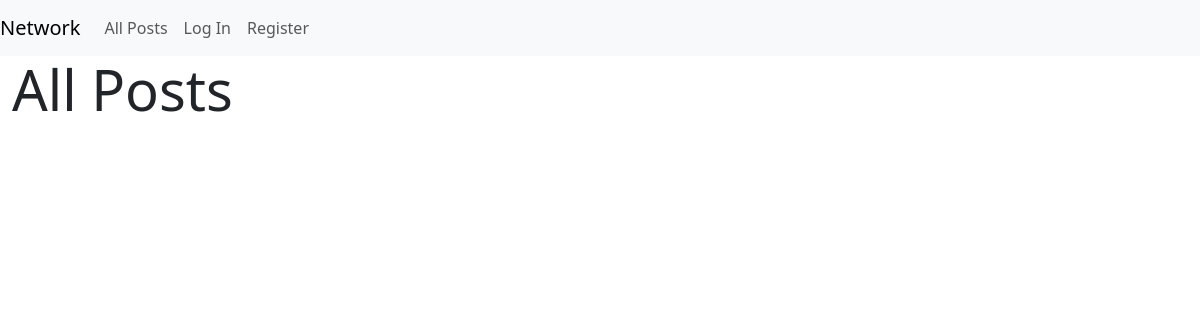
/, run on an earlier commit of the app's database.
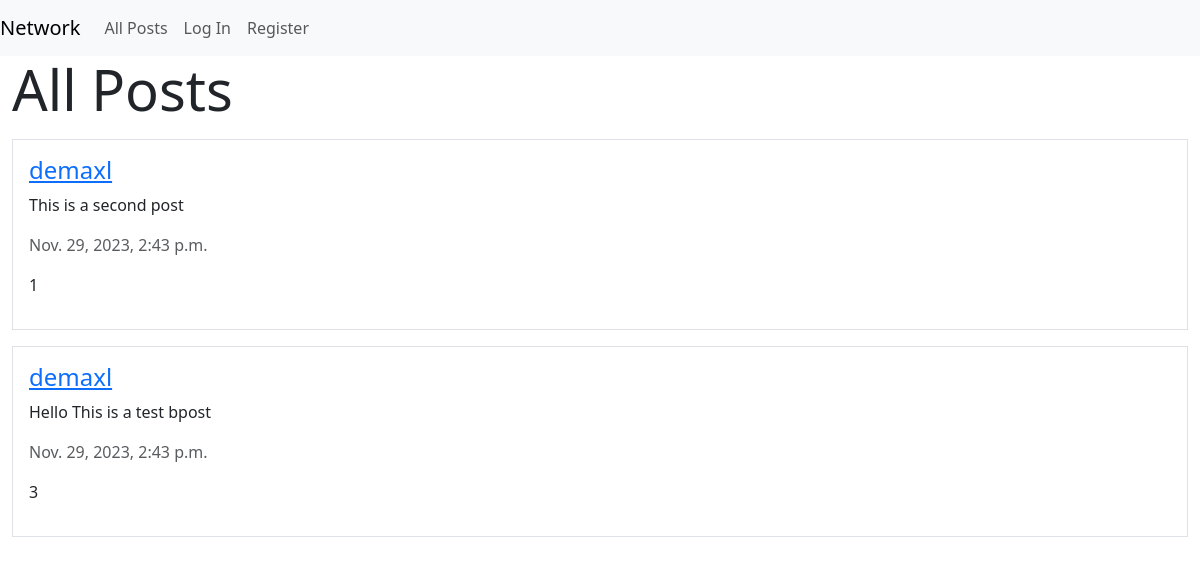
And on a later commit of the database.
### network/models.py (models this page shows, shortened)
class Post(models.Model):
    poster = models.ForeignKey(User, on_delete=models.CASCADE, related_name="posts")
    body = models.TextField(max_length=1000)
    date_time = models.DateTimeField(auto_now_add=True)
    likes = models.ManyToManyField(User, related_name="liked_posts", blank=True)

class User(AbstractUser):
    def follow(self, user):
        Follow.objects.create(follower=self, following=user)

### network/views.py (the view, shortened to what this page needs)
# urls.py: path("", views.index, name="index"),
def index(request):
    return render(request, "network/index.html", {
        "posts": Post.objects.all().order_by("-date_time")
    })

### network/templates/network/index.html (shortened to what this page needs)
{% extends "network/layout.html" %}
{% block body %}
    <div class="container-fluid">
        <h1 class="display-4">All Posts</h1>
        <div>
            {% for post in posts %}
                <div class="border my-3 p-3">
                    <h4><a href="{% url 'profile' post.poster %}">{{ post.poster }}</a></h4>
                    <p>{{ post.body}} </p>
                    <p class="text-muted">{{ post.date_time }}</p>
                    <p>
                        {{ post.likes.count }}
                    </p>
                </div>
            {% endfor %}
        </div>
    </div>
{% endblock %}

What changed in the data, as far as the page shows it:
added Post: poster "demaxl", body "This is a second post", date_time "Nov. 29, 2023, 2:43 p.m.", likes.count "1"
added Post: poster "demaxl", body "Hello This is a test bpost", date_time "Nov. 29, 2023, 2:43 p.m.", likes.count "3"
